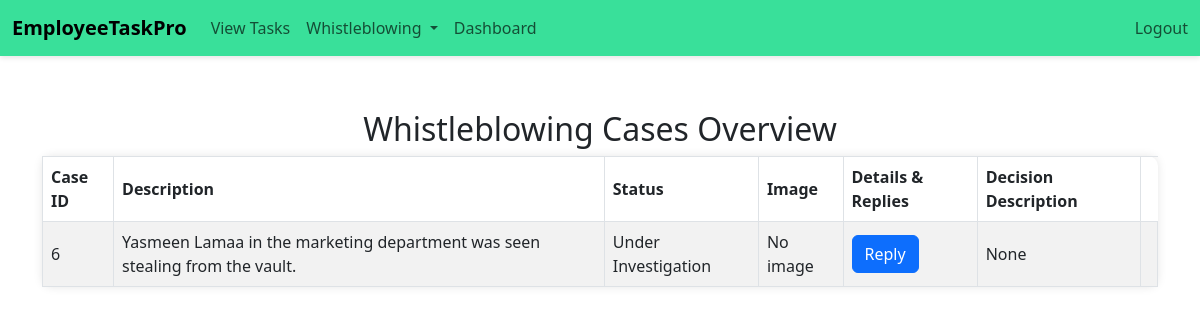
Page /emp/whistleblowing-cases/ (signed in) on the committed database.
### emp/models.py (models this page shows, shortened)
class WhistleblowingCase(models.Model):
    STATUS_CHOICES = [
        ('Submitted', 'Submitted'),
        ('Open', 'Open'),
        ('Pending', 'Pending'),
        ('Under Investigation', 'Under Investigation'),
        ('Closed', 'Closed')
    ]
    involved_employees = models.ManyToManyField(User, related_name='whistleblowing_cases')
    description = models.TextField()
    date_time = models.DateTimeField(auto_now_add=True)
    submitted_by = models.ForeignKey(User, on_delete=models.SET_NULL, null=True, blank=True, related_name='submitted_cases')
    status = models.CharField(max_length=20, choices=STATUS_CHOICES, default='Submitted')
    attachment = models.FileField(upload_to='whistleblowing_attachments/', null=True, blank=True)
    decision_description = models.TextField(null=True, blank=True)

### emp/views.py (the view)
# urls.py: path('whistleblowing-cases/', whistleblowing_cases_overview, name='whistleblowing_cases_overview'),
@login_required
def whistleblowing_cases_overview(request):
    if request.user.groups.filter(name='HR').exists():
        cases = WhistleblowingCase.objects.all()  # HR can see all cases
    else:
        cases = WhistleblowingCase.objects.filter(submitted_by=request.user)  # Others see their own cases
    return render(request, 'emp/whistleblowing_cases_overview.html', {'cases': cases})

### emp/context_processors.py (called while the page is built)
def user_roles(request):
    is_hr_or_manager = request.user.groups.filter(name__in=['HR', 'Manager']).exists()
    is_employee = request.user.groups.filter(name='Employee').exists()
    return {
        'is_hr_or_manager': is_hr_or_manager,
        'is_employee': is_employee,
    }

### templates/emp/whistleblowing_cases_overview.html (shortened to what this page needs)
<!doctype html>
<html lang="en">
<head>
    <link href="https://cdn.jsdelivr.net/npm/bootstrap@5.2.2/dist/css/bootstrap.min.css"
          rel="stylesheet"
>
</head>
<body>
{% include 'emp/navbar.html' %}
<div class="container my-4">
    <h2>Whistleblowing Cases Overview</h2>
    <table class="table table-bordered table-striped">
        <thead>
            <tr>
                <th>Case ID</th>
                <th>Description</th>
                <th>Status</th>
                <th>Image</th>
                <th>Details & Replies</th>
                <th>Decision Description</th>
            </tr>
        </thead>
        <tbody>
            {% for case in cases %}
            <tr>
                <td>{{ case.id }}</td>
                <td>{{ case.description }}</td>
                <td>{{ case.status }}</td>
                <td>
                    {% if case.attachment %}
                        <a href="{{ case.attachment.url }}" target="_blank">
                            <img src="{{ case.attachment.url }}" alt="Attachment">
                        </a>
                    {% else %}
                        No image
                    {% endif %}
                </td>
                <td><a href="{% url 'emp:case_conversation' case.id %}" class="btn btn-primary">Reply</a></td>
                <td>{{ case.decision_description }}</td>
                <td>
                </td>
            </tr>
            {% empty %}
            <tr>
                <td colspan="6" class="text-center">No whistleblowing cases submitted.</td>
            </tr>
            {% endfor %}
        </tbody>
    </table>
</div>
</body>
</html>

### static/css/navbar.css (style rules this page uses)
body { font-family: 'Arial', sans-serif; margin: 0; padding: 0; background: #f4f4f4; }

### templates/emp/whistleblowing_cases_overview.html (style rules this page uses)
body { background-color: #f8f9fa; font-family: Arial, sans-serif; }
.container { max-width: 1000px; margin: auto; padding: 30px; }
h2 { text-align: center; margin-bottom: 30px; color: #333; }
.table { background-color: #fff; border-radius: 10px; box-shadow: 0px 0px 10px rgba(0, 0, 0, 0.1); }
.table th, .table td { vertical-align: middle; }
.table th { background-color: #f8f9fa; color: #333; }
.table td { background-color: #ffffff; color: #555; }
.btn-primary { padding: 6px 12px; font-size: 14px; line-height: 1.42857143; border-radius: 4px; color: #fff; background-color: #337ab7; border-color: #2e6da4; }

### rows in the picture
WhistleblowingCase: id "6", description "Yasmeen Lamaa in the marketing department was seen stealing from the vault.", status "Under Investigation", attachment "No image", decision_description "None"
